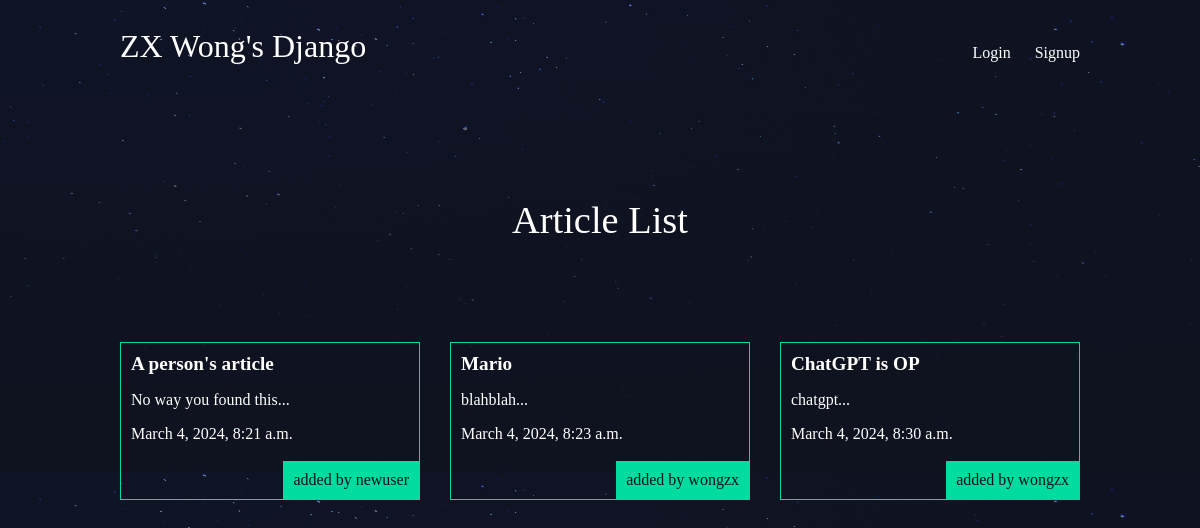
The app's page /articles/ with its own data.
### articles/models.py (models this page shows, shortened)
class Article(models.Model):
    title = models.CharField(max_length=100)
    slug = models.SlugField()
    body = models.TextField()
    date = models.DateTimeField(auto_now_add=True) # current time
    thumb = models.ImageField(default="default.png", blank=True)
    author = models.ForeignKey(User, on_delete=models.CASCADE, default=None)
    def snippet(self):
        return self.body[:50] + "..."

### articles/views.py (the view)
# urls.py: path("", article_views.articleList, name="home")
def articleList(request):
    articles = Article.objects.all().order_by("date") # order by date attribute
    return (render(request, "articles/articleList.html", {"articles": articles}))

### articles/templates/articles/articleList.html
{% extends "baseLayout.html" %}
{% block content %}
<h1>Article List</h1>
<div class="articles">
    {% for article in articles %}
    <div class="article">
        <h2><a href="{% url 'articles:details' slug=article.slug %}"> {{article.title}}</a></h2>
        <p>{{article.snippet}}</p>
        <p>{{article.date}}</p>
        <p class="author">added by {{article.author.username}}</p>
    </div>
    {% endfor %}
</div>
{% endblock %}

### templates/baseLayout.html (shortened to what this page needs)
{% load static from static %}
<!DOCTYPE html>
<html>
<head>
    <link rel="stylesheet" href="{%static 'styles.css' %}">
</head>
<body>
    <header class="wrapper">
        <h1><a href="{% url 'home' %}">ZX Wong's Django</a></h1>
        <nav>
            <ul>
                {% if user.is_authenticated %}
                <li>
                   <form class="logout-link" action="{% url 'accounts:logout' %}" method="post">
                    {% csrf_token %}
                    <button type="submit">Logout</button>
                   </form>
                </li>
                <li><a href="{% url 'articles:create' %}">Create article</a></li>
                {% else %}
                <li><a href="{% url 'accounts:login' %}">Login</a></li>
                <li><a href="{% url 'accounts:signup' %}">Signup</a></li>
                {% endif %}
            </ul>
        </nav>
    </header>
    <div class="wrapper">
        {% block content %}
        {% endblock %}
    </div>
</body>
</html>

### assets/styles.css (style rules this page uses)
body { background-color: #0f121f; background-image: url(/static/stars.png); color: #fff; }
body * { font-family: Ubuntu; }
h1, h2, h3, h4, h5 { font-weight: normal; margin: 0; }
a, a:hover, a:visited { color: #fff; text-decoration: none; }
.wrapper { max-width: 960px; margin: 0 auto; }
div.wrapper > h1 { text-align: center; margin: 100px auto; font-size: 2.4em }
header { display: grid; grid-template-columns: 1fr 1fr; padding: 20px 0; }
nav { justify-self: end; }
nav li { display: inline-block; list-style-type: none; margin-left: 20px; }
.articles { display: grid; grid-template-columns: 1fr 1fr 1fr; grid-gap: 30px; }
.article { padding: 10px; border: 1px solid #00dba0; position: relative; padding-bottom: 40px; }
.article h2 { font-size: 1.2em; font-weight: bold; }
.article .author { padding: 10px; background: #00dba0; position: absolute; right: 0; bottom: 0; margin: 0; color: #0f121f; }

### records on screen
Article: title "A person's article", snippet "No way you found this...", date "March 4, 2024, 8:21 a.m.", author.username "newuser"
Article: title "Mario", snippet "blahblah...", date "March 4, 2024, 8:23 a.m.", author.username "wongzx"
Article: title "ChatGPT is OP", snippet "chatgpt...", date "March 4, 2024, 8:30 a.m.", author.username "wongzx"
